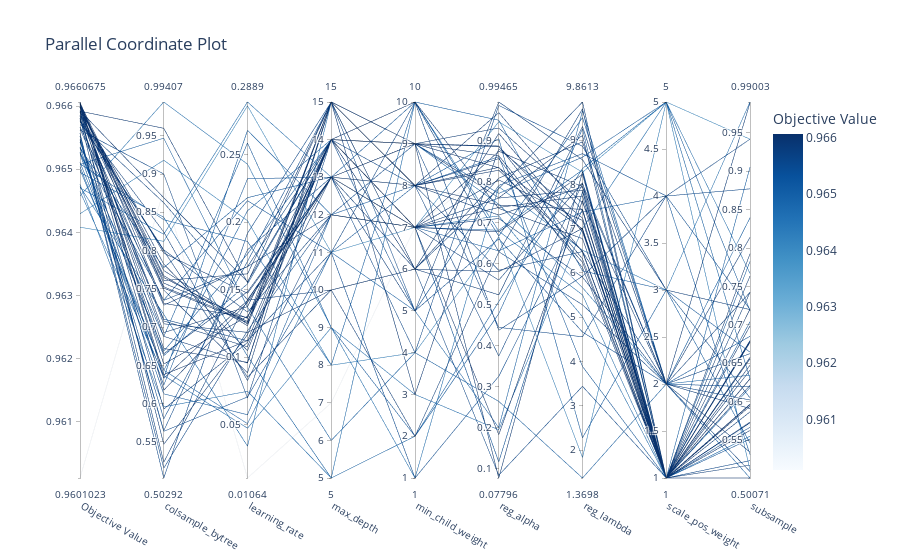

The notebook cell this image was saved under:
### Code cell
optuna.visualization.plot_parallel_coordinate(study_lgbm)
